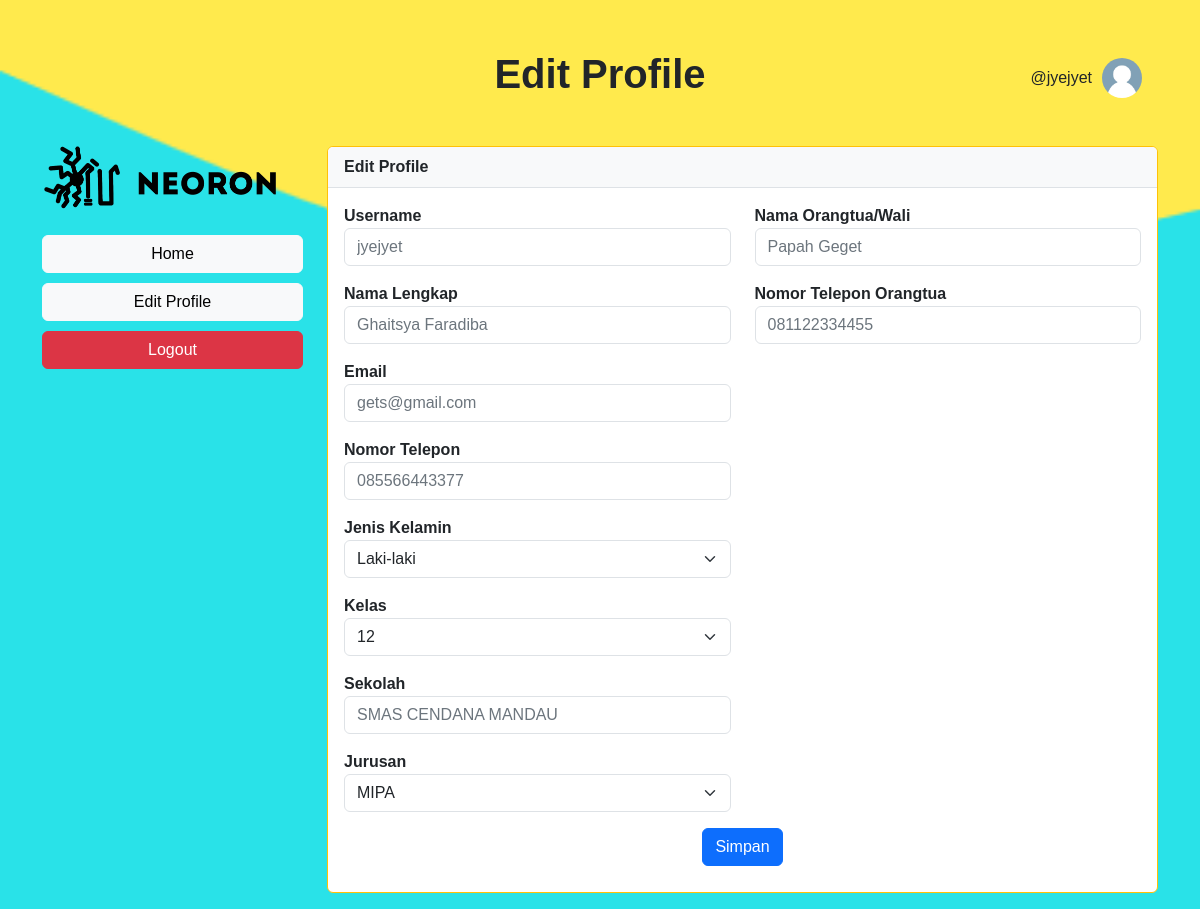
Screenshot of /edit-profile.php (signed in) with the database file from the repository.
### tables this page shows
CREATE TABLE `datadiri` (
  `id_siswa` int(11) NOT NULL,
  `pfp` varchar(300) NOT NULL DEFAULT 'pfp_dummy.jpg',
  `uname` varchar(50) NOT NULL,
  `nama_siswa` varchar(50) NOT NULL,
  `notlp_siswa` varchar(50) NOT NULL,
  `jenisKel` varchar(50) NOT NULL,
  `kelas` varchar(50) NOT NULL,
  `sekolah` varchar(50) NOT NULL,
  `jurusan` varchar(50) NOT NULL,
  `email` varchar(50) NOT NULL,
  `password` varchar(100) NOT NULL,
  `nama_ortu` varchar(30) NOT NULL,
  `notlp_ortu` varchar(30) NOT NULL
);

### edit-profile.php (the view, shortened to what this page needs)
<?php
$konek = new mysqli('localhost', 'root', '', 'project_bimbel');
$uname = $_SESSION['uname'];
$query = "SELECT * FROM datadiri WHERE uname='$uname'";
$result = $konek->query($query);
if ($result->num_rows > 0) {
    $user = $result->fetch_assoc();
} else {
    header("Location: login.php?pesan=gagal");
    exit();
}
?>
<!DOCTYPE html>
<html lang="id">
<head>
    <link href="https://cdn.jsdelivr.net/npm/bootstrap@5.3.3/dist/css/bootstrap.min.css" rel="stylesheet">
    <link rel="stylesheet" href="/ProjekAkhir/css/buatstyle.css">
    <link rel="stylesheet" href="https://cdn.jsdelivr.net/npm/bootstrap-icons@1.11.3/font/bootstrap-icons.min.css">
</head>
<body class="wave-bg">
    <div class="profile-pic p-5">
        <span>@<?php echo htmlspecialchars($user['uname']); ?></span>
        <img src="/ProjekAkhir/img/pfp_dummy.jpg" alt="Foto Profil">
    </div>
    <div class="container">
        <h1 class="text-center fw-bold mb-4">Edit Profile</h1>
        <div class="row mt-5">
            <div class="col-md-3">
                <div class="profile-menu">
                    <img src="/ProjekAkhir/img/logo_horizontal.png" class="mb-4" alt="" width="90%">
                    <a class="text-decoration-none" href="home-login.php"><button class="btn btn-light w-100">Home</button></a>
                    <a class="text-decoration-none" href="edit-profile.php"><button class="btn btn-light w-100">Edit Profile</button></a>
                    <a class="text-decoration-none" href="./main/logout.php"><button class="btn btn-danger w-100">Logout</button></a>
                </div>
            </div>
            <div class="col-md-9">
                <div class="card border-warning mb-3">
                    <div class="card-header"><strong>Edit Profile</strong></div>
                    <div class="card-body">
                        <form action="./main/edit-process.php" method="POST" enctype="multipart/form-data">
                            <div class="row">
                                <div class="col-md-6">
                                    <div class="mb-3">
                                        <label>Username</label>
                                        <input type="text" class="form-control text-secondary" placeholder="username" name="uname" value="<?= $user['uname']; ?>" required>
                                    </div>
                                    <div class="mb-3">
                                        <label>Nama Lengkap</label>
                                        <input type="text" class="form-control text-secondary" placeholder="nama lengkap" name="nama_siswa" value="<?= $user['nama_siswa']; ?>" required>
                                    </div>
                                    <div class="mb-3">
                                        <label>Email</label>
                                        <input type="email" class="form-control text-secondary" placeholder="email" name="email" value="<?= $user['email']; ?>" required>
                                    </div>
                                    <div class="mb-3">
                                        <label>Nomor Telepon</label>
                                        <input type="text" class="form-control text-secondary" placeholder="nomor telepon" name="notlp_siswa" value="<?= $user['notlp_siswa']; ?>" required>
                                    </div>
                                    <div class="mb-3">
                                        <label>Jenis Kelamin</label>
                                        <select class="form-select" name="jenisKel" required>
                                            <option value="Laki-laki" <?= $user['jenisKel'] == 'Laki-laki' ? 'selected' : ''; ?>>Laki-laki</option>
                                        </select>
                                    </div>
                                    <div class="mb-3">
                                        <label>Kelas</label>
                                        <select class="form-select" name="kelas" required>
                                            <option value="12" <?= $user['kelas'] == '12' ? 'selected' : ''; ?>>12</option>
                                        </select>
                                    </div>
                                    <div class="mb-3">
                                        <label>Sekolah</label>
                                        <input type="text" class="form-control text-secondary" placeholder="sekolah" name="sekolah" value="<?= $user['sekolah']; ?>" required>
                                    </div>
                                    <div class="mb-3">
                                        <label>Jurusan</label>
                                        <select class="form-select" name="jurusan" required>
                                            <option value="MIPA" <?= $user['jurusan'] == 'MIPA' ? 'selected' : ''; ?>>MIPA</option>
                                        </select>
                                    </div>
                                </div>
                                <div class="col-md-6">
                                    <div class="mb-3">
                                        <label>Nama Orangtua/Wali</label>
                                        <input type="text" class="form-control text-secondary" placeholder="nama orangtua" name="nama_ortu" value="<?= $user['nama_ortu']; ?>" required>
                                    </div>
                                    <div class="mb-3">
                                        <label>Nomor Telepon Orangtua</label>
                                        <input type="text" class="form-control text-secondary" placeholder="nomor telepon" name="notlp_ortu" value="<?= $user['notlp_ortu']; ?>" required>
                                    </div>
                                </div>
                            </div>
                            <div class="col-12 btn-container text-center">
                                <button class="btn btn-primary btn-save" type="submit">Simpan</button>
                            </div>
                        </form>
                    </div>
                </div>
            </div>
        </div>
    </div>
</body>
</html>

### css/buatstyle.css (style rules this page uses)
.wave-bg { background-image: url('/ProjekAkhir/img/wave-bg.png'); background-size: cover; background-repeat: no-repeat; }

### edit-profile.php (style rules this page uses)
body { font-family: Arial, sans-serif; background-color: #f0f0f0; }
.container { margin-top: 50px; }
.profile-menu { display: flex; flex-direction: column; }
.profile-menu a { margin-bottom: 10px; }
.profile-pic { position: absolute; top: 10px; right: 10px; display: flex; align-items: center; }
.profile-pic img { border-radius: 50%; width: 40px; height: 40px; margin-left: 10px; }
.card-header { background-color: #f8f9fa; border-bottom: 1px solid #dee2e6; }
.card-body label { font-weight: bold; }
.card-body .col-12 { margin-bottom: 10px; }

### rows the page displays
datadiri: uname "jyejyet", nama_siswa "Ghaitsya Faradiba", email "gets@gmail.com", notlp_siswa "085566443377", kelas "12", sekolah "SMAS CENDANA MANDAU", jurusan "MIPA", nama_ortu "Papah Geget", notlp_ortu "081122334455"
